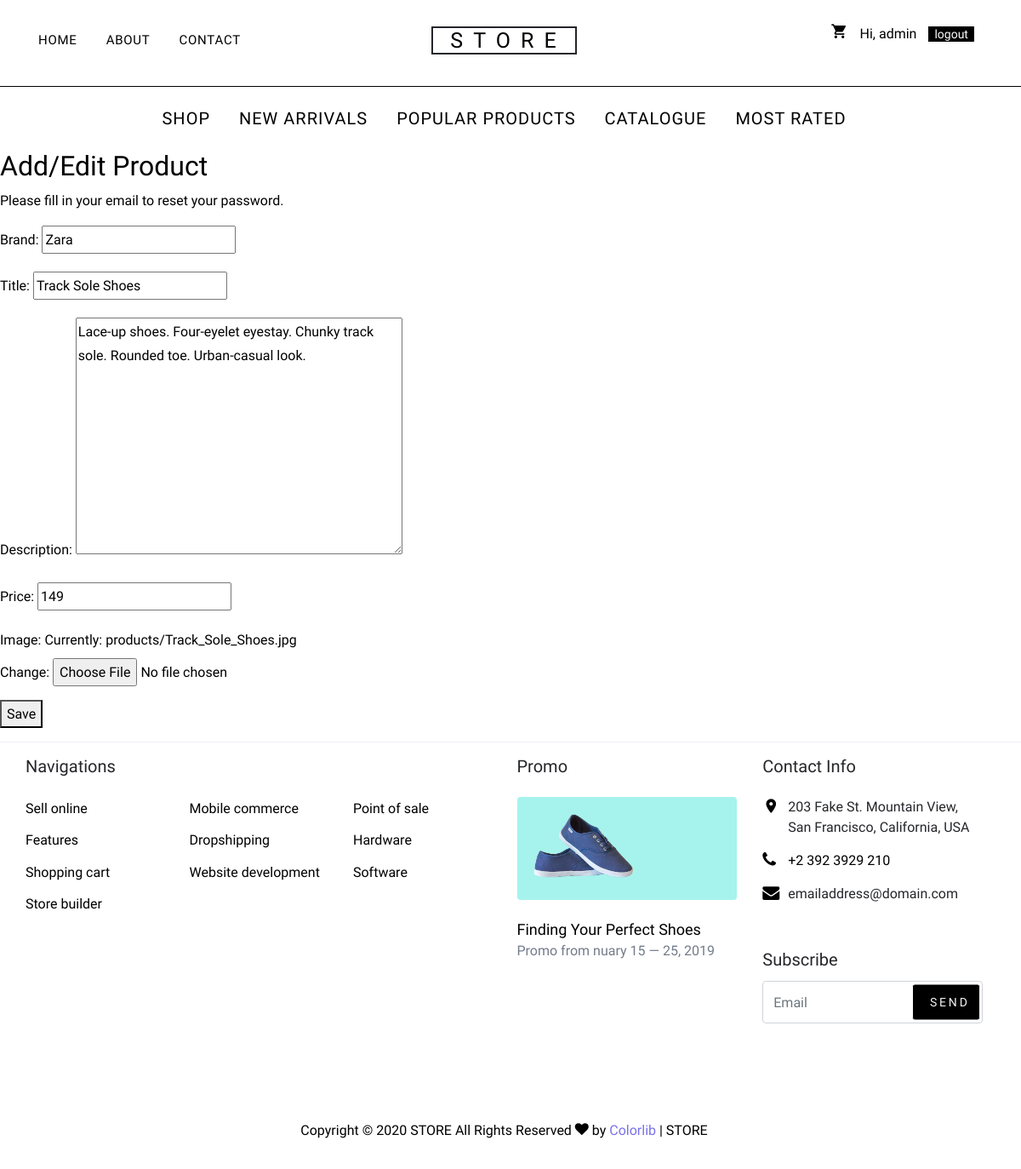
The app's page /products/edit/2/ (signed in) with its own data.
### products/models.py (models this page shows, shortened)
class Product(models.Model):
    brand = models.CharField(max_length=100)
    title = models.CharField(max_length=100)
    description = models.TextField(max_length=500, blank=True, null=True)
    price = models.PositiveIntegerField()
    created_at = models.DateTimeField(default=datetime.now(), blank=True)
    image = models.ImageField(upload_to='products/', null=True)

### products/views.py (the view)
# urls.py: path('products/edit/<int:pk>/', product_edit, name='product_edit'),
def product_edit(request, pk):
    if request.user.is_authenticated and request.user.is_superuser:
        product = get_object_or_404(Product, pk=pk)
        if request.method == 'POST':
            form = AddProductForm(
                request.POST, request.FILES, instance=product)
            if form.is_valid():
                form.save()
                return render(request, 'products/product-add-successful.html')
        else:
            form = AddProductForm(instance=product)
        return render(request, 'products/product-add.html', {'form': form})
    else:
        return redirect('home')

### products/forms.py
class AddProductForm(ModelForm):
    class Meta:
        model = Product
        fields = ('brand', 'title', 'description', 'price', 'image')

### templates/products/product-add.html (shortened to what this page needs)
{% extends "base.html" %}
{% block content %}
<section class="form-section">
    <h2 class="section-headline">Add/Edit Product</h2>
    <p class="section-description">
        Please fill in your email to reset your password.
    </p>
    <div class="form">
        <form action="" method="post">
            {{ form.as_p }}
            <p>
                <button type="submit">Save</button>
            </p>
        </form>
    </div>
</section>
{% endblock %}

### templates/base.html (shortened to what this page needs)
{% load static %}
<!DOCTYPE html>
<html lang="en">
<head>
    <link rel="stylesheet" href="{% static 'fonts/icomoon/style.css' %}">
    <link rel="stylesheet" href="{% static 'css/bootstrap.min.css' %}">
    <link rel="stylesheet" href="{% static 'css/magnific-popup.css' %}">
    <link rel="stylesheet" href="{% static 'css/jquery-ui.css' %}">
    <link rel="stylesheet" href="{% static 'css/owl.carousel.min.css' %}">
    <link rel="stylesheet" href="{% static 'css/owl.theme.default.min.css' %}">
    <link rel="stylesheet" href="{% static 'css/aos.css' %}">
    <link rel="stylesheet" href="{% static 'css/style.css' %}">
</head>
<body>
    <div class="site-wrap">
        <header class="site-navbar" role="banner">
            <div class="site-navbar-top">
                <div class="container">
                    <div class="row align-items-center">
                        <div class="col-6 col-md-4 order-2 order-md-1 text-left">
                            <div class="main-nav d-none d-lg-block site-navigation  text-left text-md-center">
                                <div class="container">
                                    <ul class="site-menu js-clone-nav d-none d-md-block">
                                        <li class="navbar-top"><a href="{% url 'home' %}">Home</a></li>
                                        <li class="navbar-top"><a href="#">About</a></li>
                                        <li class="navbar-top"><a href="#">Contact</a></li>
                                    </ul>
                                </div>
                            </div>
                        </div>
                        <div class="col-12 mb-3 mb-md-0 col-md-4 order-1 order-md-2 text-center">
                            <div class="site-logo">
                                <a href="{% url 'home' %}" class="js-logo-clone store"> STORE</a>
                            </div>
                        </div>
                        <div class="col-6 col-md-4 order-3 order-md-3 text-right">
                            <div class="site-top-icons">
                                <ul>
                                    <li>
                                        <a href="{% url 'cart' %}" class="site-cart">
                                            <span class="icon icon-shopping_cart"></span>
                                        </a>
                                    </li>
                                    {% if user.is_authenticated %}
                                    <li>
                                        <span>
                                            <p>Hi, {{ user.username }}</p>
                                        </span>
                                    </li>
                                    <li><a href="{% url 'logout' %}" class="logout-btn">logout</a></li>
                                    {% else  %}
                                    <li><a href="{% url 'login' %}"><span class="icon icon-person"></a></li>
                                    {% endif %}
                                </ul>
                            </div>
                        </div>
                    </div>
                </div>
            </div>
            <nav class="site-navigation text-right text-md-center" role="navigation">
                <div class="container">
                    <ul class="site-menu js-clone-nav d-none d-md-block">
                        <li><a href="#">Shop</a></li>
                        <li><a href="#">New Arrivals</a></li>
                        <li><a href="#">Popular Products</a></li>
                        <li><a href="#">Catalogue</a></li>
                        <li><a href="#">Most Rated</a></li>
                    </ul>
                </div>
            </nav>
        </header>
        <main>
            {% block content %}{% endblock %}
        </main>
    </div>
    <footer class="site-footer border-top">
        <div class="container">
            <div class="row">
                <div class="col-lg-6 mb-5 mb-lg-0">
                    <div class="row">
                        <div class="col-md-12">
                            <h3 class="footer-heading mb-4">Navigations</h3>
                        </div>
                        <div class="col-md-6 col-lg-4">
                            <ul class="list-unstyled">
                                <li><a href="#">Sell online</a></li>
                                <li><a href="#">Features</a></li>
                                <li><a href="#">Shopping cart</a></li>
                                <li><a href="#">Store builder</a></li>
                            </ul>
                        </div>
                        <div class="col-md-6 col-lg-4">
                            <ul class="list-unstyled">
                                <li><a href="#">Mobile commerce</a></li>
                                <li><a href="#">Dropshipping</a></li>
                                <li><a href="#">Website development</a></li>
                            </ul>
                        </div>
                        <div class="col-md-6 col-lg-4">
                            <ul class="list-unstyled">
                                <li><a href="#">Point of sale</a></li>
                                <li><a href="#">Hardware</a></li>
                                <li><a href="#">Software</a></li>
                            </ul>
                        </div>
                    </div>
                </div>
                <div class="col-md-6 col-lg-3 mb-4 mb-lg-0">
                    <h3 class="footer-heading mb-4">Promo</h3>
                    <a href="#" class="block-6">
                        <img src="{% static 'images/hero_1.jpg' %}" alt="Image placeholder"
                            class="img-fluid rounded mb-4">
                        <h3 class="font-weight-light  mb-0">Finding Your Perfect Shoes</h3>
                        <p>Promo from nuary 15 &mdash; 25, 2019</p>
                    </a>
                </div>
                <div class="col-md-6 col-lg-3">
                    <div class="block-5 mb-5">
                        <h3 class="footer-heading mb-4">Contact Info</h3>
                        <ul class="list-unstyled">
                            <li class="address">203 Fake St. Mountain View, San Francisco, California, USA</li>
                            <li class="phone"><a href="tel://23923929210">+2 392 3929 210</a></li>
                            <li class="email">emailaddress@domain.com</li>
                        </ul>
                    </div>
                    <div class="block-7">
                        <form action="#" method="post">
                            <label for="email_subscribe" class="footer-heading">Subscribe</label>
                            <div class="form-group">
                                <input type="text" class="form-control py-4" id="email_subscribe" placeholder="Email">
                                <input type="submit" class="btn btn-sm btn-primary" value="Send">
                            </div>
                        </form>
                    </div>
                </div>
            </div>
            <div class="row pt-5 mt-5 text-center">
                <div class="col-md-12">
                    <p>
                        Copyright &copy;
                         STORE All Rights Reserved <i class="icon-heart" aria-hidden="true"></i> by
                        <a href="https://colorlib.com" target="_blank" class="text-primary">Colorlib</a> | <a
                            href="#">STORE</a>
                    </p>
                </div>
            </div>
        </div>
    </footer>
</body>
</html>

### records on screen
Product: brand "Zara", title "Track Sole Shoes", description "Lace-up shoes. Four-eyelet eyestay. Chunky track sole. Rounded toe. Urban-casual look.", price "149"

### other values on screen
{{ user.username }} "admin"
